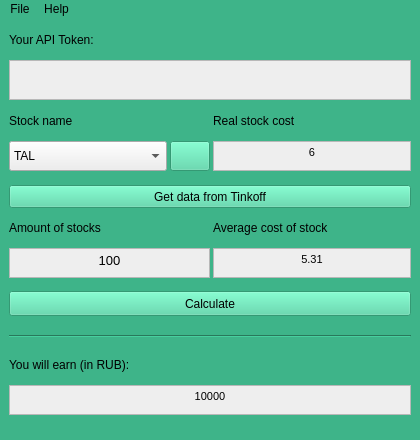
<?xml version="1.0" encoding="UTF-8"?>
<ui version="4.0">
 <class>InvestApp</class>
 <widget class="QMainWindow" name="InvestApp">
  <property name="geometry">
   <rect>
    <x>0</x>
    <y>0</y>
    <width>420</width>
    <height>440</height>
   </rect>
  </property>
  <property name="minimumSize">
   <size>
    <width>420</width>
    <height>440</height>
   </size>
  </property>
  <property name="baseSize">
   <size>
    <width>400</width>
    <height>400</height>
   </size>
  </property>
  <property name="windowTitle">
   <string>InvestApp</string>
  </property>
  <property name="accessibleDescription">
   <string/>
  </property>
  <property name="autoFillBackground">
   <bool>false</bool>
  </property>
  <property name="styleSheet">
   <string notr="true">alternate-background-color: rgb(255, 255, 255);
background-color: rgb(62, 180, 137);
border-top-color: rgb(85, 255, 0);
gridline-color: rgb(0, 170, 255);
border-color: rgb(0, 0, 0);
border-top-color: rgb(182, 182, 182);
color: rgb(0, 0, 0);</string>
  </property>
  <widget class="QWidget" name="centralwidget">
   <property name="sizePolicy">
    <sizepolicy hsizetype="Minimum" vsizetype="Minimum">
     <horstretch>0</horstretch>
     <verstretch>0</verstretch>
    </sizepolicy>
   </property>
   <property name="minimumSize">
    <size>
     <width>420</width>
     <height>420</height>
    </size>
   </property>
   <property name="styleSheet">
    <string notr="true"/>
   </property>
   <layout class="QGridLayout" name="gridLayout">
    <property name="topMargin">
     <number>0</number>
    </property>
    <property name="bottomMargin">
     <number>0</number>
    </property>
    <property name="horizontalSpacing">
     <number>3</number>
    </property>
    <property name="verticalSpacing">
     <number>0</number>
    </property>
    <item row="0" column="0" colspan="3">
     <widget class="QLabel" name="yourApiTokenLabel">
      <property name="minimumSize">
       <size>
        <width>400</width>
        <height>15</height>
       </size>
      </property>
      <property name="maximumSize">
       <size>
        <width>16777215</width>
        <height>15</height>
       </size>
      </property>
      <property name="text">
       <string>Your API Token:</string>
      </property>
     </widget>
    </item>
    <item row="1" column="0" colspan="3">
     <widget class="QTextEdit" name="apiTokenEditField">
      <property name="minimumSize">
       <size>
        <width>400</width>
        <height>40</height>
       </size>
      </property>
      <property name="maximumSize">
       <size>
        <width>16777215</width>
        <height>40</height>
       </size>
      </property>
      <property name="baseSize">
       <size>
        <width>0</width>
        <height>40</height>
       </size>
      </property>
      <property name="styleSheet">
       <string notr="true">background-color: rgb(238, 238, 238);
color: rgb(0, 0, 0);</string>
      </property>
      <property name="html">
       <string>&lt;!DOCTYPE HTML PUBLIC &quot;-//W3C//DTD HTML 4.0//EN&quot; &quot;http://www.w3.org/TR/REC-html40/strict.dtd&quot;&gt;
&lt;html&gt;&lt;head&gt;&lt;meta name=&quot;qrichtext&quot; content=&quot;1&quot; /&gt;&lt;style type=&quot;text/css&quot;&gt;
p, li { white-space: pre-wrap; }
&lt;/style&gt;&lt;/head&gt;&lt;body style=&quot; font-family:'MS Shell Dlg 2'; font-size:8.25pt; font-weight:400; font-style:normal;&quot;&gt;
&lt;p style=&quot;-qt-paragraph-type:empty; margin-top:0px; margin-bottom:0px; margin-left:0px; margin-right:0px; -qt-block-indent:0; text-indent:0px;&quot;&gt;&lt;br /&gt;&lt;/p&gt;&lt;/body&gt;&lt;/html&gt;</string>
      </property>
     </widget>
    </item>
    <item row="2" column="0" colspan="2">
     <widget class="QLabel" name="stockNameLabel">
      <property name="minimumSize">
       <size>
        <width>198</width>
        <height>15</height>
       </size>
      </property>
      <property name="maximumSize">
       <size>
        <width>16777215</width>
        <height>15</height>
       </size>
      </property>
      <property name="text">
       <string>Stock name</string>
      </property>
     </widget>
    </item>
    <item row="2" column="2">
     <widget class="QLabel" name="realStockCostLabel">
      <property name="minimumSize">
       <size>
        <width>198</width>
        <height>15</height>
       </size>
      </property>
      <property name="maximumSize">
       <size>
        <width>16777215</width>
        <height>15</height>
       </size>
      </property>
      <property name="text">
       <string>Real stock cost</string>
      </property>
     </widget>
    </item>
    <item row="3" column="0">
     <widget class="QComboBox" name="stockNameTextEdit">
      <property name="minimumSize">
       <size>
        <width>158</width>
        <height>30</height>
       </size>
      </property>
      <property name="styleSheet">
       <string notr="true">background-color: rgb(238, 238, 238);
color: rgb(0, 0, 0);</string>
      </property>
      <item>
       <property name="text">
        <string>TAL</string>
       </property>
      </item>
      <item>
       <property name="text">
        <string>VEON</string>
       </property>
      </item>
      <item>
       <property name="text">
        <string>AAPL</string>
       </property>
      </item>
      <item>
       <property name="text">
        <string>GCP</string>
       </property>
      </item>
      <item>
       <property name="text">
        <string>TTP</string>
       </property>
      </item>
     </widget>
    </item>
    <item row="3" column="1">
     <widget class="QPushButton" name="uploadStocksNamespushButton">
      <property name="minimumSize">
       <size>
        <width>40</width>
        <height>30</height>
       </size>
      </property>
      <property name="styleSheet">
       <string notr="true">background-color: rgb(74, 214, 163);</string>
      </property>
      <property name="text">
       <string/>
      </property>
      <property name="icon">
       <iconset>
        <normaloff>download.png</normaloff>download.png</iconset>
      </property>
     </widget>
    </item>
    <item row="3" column="2">
     <widget class="QTextEdit" name="stockRealCostTextEdit">
      <property name="minimumSize">
       <size>
        <width>190</width>
        <height>30</height>
       </size>
      </property>
      <property name="maximumSize">
       <size>
        <width>16777215</width>
        <height>30</height>
       </size>
      </property>
      <property name="styleSheet">
       <string notr="true">background-color: rgb(238, 238, 238);
color: rgb(0, 0, 0);</string>
      </property>
      <property name="html">
       <string>&lt;!DOCTYPE HTML PUBLIC &quot;-//W3C//DTD HTML 4.0//EN&quot; &quot;http://www.w3.org/TR/REC-html40/strict.dtd&quot;&gt;
&lt;html&gt;&lt;head&gt;&lt;meta name=&quot;qrichtext&quot; content=&quot;1&quot; /&gt;&lt;style type=&quot;text/css&quot;&gt;
p, li { white-space: pre-wrap; }
&lt;/style&gt;&lt;/head&gt;&lt;body style=&quot; font-family:'MS Shell Dlg 2'; font-size:8.25pt; font-weight:400; font-style:normal;&quot;&gt;
&lt;p align=&quot;center&quot; style=&quot; margin-top:0px; margin-bottom:0px; margin-left:0px; margin-right:0px; -qt-block-indent:0; text-indent:0px;&quot;&gt;6&lt;/p&gt;&lt;/body&gt;&lt;/html&gt;</string>
      </property>
     </widget>
    </item>
    <item row="4" column="0" colspan="3">
     <widget class="QPushButton" name="getCostFromYFPushButton">
      <property name="minimumSize">
       <size>
        <width>198</width>
        <height>23</height>
       </size>
      </property>
      <property name="maximumSize">
       <size>
        <width>16777215</width>
        <height>20</height>
       </size>
      </property>
      <property name="styleSheet">
       <string notr="true">background-color: rgb(74, 214, 163);</string>
      </property>
      <property name="text">
       <string>Get data from Tinkoff</string>
      </property>
     </widget>
    </item>
    <item row="5" column="0" colspan="2">
     <widget class="QLabel" name="amountOfStocksLabel">
      <property name="minimumSize">
       <size>
        <width>198</width>
        <height>15</height>
       </size>
      </property>
      <property name="maximumSize">
       <size>
        <width>16777215</width>
        <height>15</height>
       </size>
      </property>
      <property name="text">
       <string>Amount of stocks</string>
      </property>
     </widget>
    </item>
    <item row="5" column="2">
     <widget class="QLabel" name="averageCostOfStockLabel">
      <property name="minimumSize">
       <size>
        <width>198</width>
        <height>15</height>
       </size>
      </property>
      <property name="maximumSize">
       <size>
        <width>16777215</width>
        <height>15</height>
       </size>
      </property>
      <property name="text">
       <string>Average cost of stock</string>
      </property>
     </widget>
    </item>
    <item row="6" column="0" colspan="2">
     <widget class="QTextEdit" name="stockAmountTextEdit">
      <property name="minimumSize">
       <size>
        <width>195</width>
        <height>30</height>
       </size>
      </property>
      <property name="maximumSize">
       <size>
        <width>16777215</width>
        <height>30</height>
       </size>
      </property>
      <property name="styleSheet">
       <string notr="true">background-color: rgb(238, 238, 238);
color: rgb(0, 0, 0);</string>
      </property>
      <property name="html">
       <string>&lt;!DOCTYPE HTML PUBLIC &quot;-//W3C//DTD HTML 4.0//EN&quot; &quot;http://www.w3.org/TR/REC-html40/strict.dtd&quot;&gt;
&lt;html&gt;&lt;head&gt;&lt;meta name=&quot;qrichtext&quot; content=&quot;1&quot; /&gt;&lt;style type=&quot;text/css&quot;&gt;
p, li { white-space: pre-wrap; }
&lt;/style&gt;&lt;/head&gt;&lt;body style=&quot; font-family:'MS Shell Dlg 2'; font-size:8.25pt; font-weight:400; font-style:normal;&quot;&gt;
&lt;p align=&quot;center&quot; style=&quot; margin-top:0px; margin-bottom:0px; margin-left:0px; margin-right:0px; -qt-block-indent:0; text-indent:0px;&quot;&gt;&lt;span style=&quot; font-size:10pt;&quot;&gt;100&lt;/span&gt;&lt;/p&gt;&lt;/body&gt;&lt;/html&gt;</string>
      </property>
     </widget>
    </item>
    <item row="6" column="2">
     <widget class="QTextEdit" name="stockAverageTextEdit">
      <property name="minimumSize">
       <size>
        <width>195</width>
        <height>30</height>
       </size>
      </property>
      <property name="maximumSize">
       <size>
        <width>16777215</width>
        <height>30</height>
       </size>
      </property>
      <property name="styleSheet">
       <string notr="true">background-color: rgb(238, 238, 238);
color: rgb(0, 0, 0);</string>
      </property>
      <property name="html">
       <string>&lt;!DOCTYPE HTML PUBLIC &quot;-//W3C//DTD HTML 4.0//EN&quot; &quot;http://www.w3.org/TR/REC-html40/strict.dtd&quot;&gt;
&lt;html&gt;&lt;head&gt;&lt;meta name=&quot;qrichtext&quot; content=&quot;1&quot; /&gt;&lt;style type=&quot;text/css&quot;&gt;
p, li { white-space: pre-wrap; }
&lt;/style&gt;&lt;/head&gt;&lt;body style=&quot; font-family:'MS Shell Dlg 2'; font-size:8.25pt; font-weight:400; font-style:normal;&quot;&gt;
&lt;p align=&quot;center&quot; style=&quot; margin-top:0px; margin-bottom:0px; margin-left:0px; margin-right:0px; -qt-block-indent:0; text-indent:0px;&quot;&gt;5.31&lt;/p&gt;&lt;/body&gt;&lt;/html&gt;</string>
      </property>
     </widget>
    </item>
    <item row="7" column="0" colspan="3">
     <widget class="QPushButton" name="calculateEarningPushButton">
      <property name="minimumSize">
       <size>
        <width>400</width>
        <height>25</height>
       </size>
      </property>
      <property name="maximumSize">
       <size>
        <width>16777215</width>
        <height>25</height>
       </size>
      </property>
      <property name="styleSheet">
       <string notr="true">background-color: rgb(74, 214, 163);</string>
      </property>
      <property name="text">
       <string>Calculate</string>
      </property>
      <property name="autoDefault">
       <bool>false</bool>
      </property>
      <property name="default">
       <bool>false</bool>
      </property>
      <property name="flat">
       <bool>false</bool>
      </property>
     </widget>
    </item>
    <item row="8" column="0" colspan="3">
     <widget class="Line" name="line">
      <property name="minimumSize">
       <size>
        <width>400</width>
        <height>15</height>
       </size>
      </property>
      <property name="maximumSize">
       <size>
        <width>16777215</width>
        <height>15</height>
       </size>
      </property>
      <property name="orientation">
       <enum>Qt::Horizontal</enum>
      </property>
     </widget>
    </item>
    <item row="9" column="0" colspan="3">
     <widget class="QLabel" name="youWillEarnLabel">
      <property name="minimumSize">
       <size>
        <width>400</width>
        <height>15</height>
       </size>
      </property>
      <property name="maximumSize">
       <size>
        <width>16777215</width>
        <height>15</height>
       </size>
      </property>
      <property name="text">
       <string>You will earn (in RUB):</string>
      </property>
     </widget>
    </item>
    <item row="10" column="0" colspan="3">
     <widget class="QTextEdit" name="earningTextEdit">
      <property name="minimumSize">
       <size>
        <width>400</width>
        <height>30</height>
       </size>
      </property>
      <property name="maximumSize">
       <size>
        <width>16777215</width>
        <height>30</height>
       </size>
      </property>
      <property name="styleSheet">
       <string notr="true">background-color: rgb(238, 238, 238);
color: rgb(0, 0, 0);</string>
      </property>
      <property name="html">
       <string>&lt;!DOCTYPE HTML PUBLIC &quot;-//W3C//DTD HTML 4.0//EN&quot; &quot;http://www.w3.org/TR/REC-html40/strict.dtd&quot;&gt;
&lt;html&gt;&lt;head&gt;&lt;meta name=&quot;qrichtext&quot; content=&quot;1&quot; /&gt;&lt;style type=&quot;text/css&quot;&gt;
p, li { white-space: pre-wrap; }
&lt;/style&gt;&lt;/head&gt;&lt;body style=&quot; font-family:'MS Shell Dlg 2'; font-size:8.25pt; font-weight:400; font-style:normal;&quot;&gt;
&lt;p align=&quot;center&quot; style=&quot; margin-top:0px; margin-bottom:0px; margin-left:0px; margin-right:0px; -qt-block-indent:0; text-indent:0px;&quot;&gt;10000&lt;/p&gt;&lt;/body&gt;&lt;/html&gt;</string>
      </property>
     </widget>
    </item>
   </layout>
  </widget>
  <widget class="QMenuBar" name="menubar">
   <property name="geometry">
    <rect>
     <x>0</x>
     <y>0</y>
     <width>420</width>
     <height>21</height>
    </rect>
   </property>
   <property name="styleSheet">
    <string notr="true">border-color: rgb(0, 0, 0);
gridline-color: rgb(0, 0, 0);</string>
   </property>
   <widget class="QMenu" name="menuHelp">
    <property name="styleSheet">
     <string notr="true">selection-background-color: rgb(240, 240, 240);</string>
    </property>
    <property name="title">
     <string>Help</string>
    </property>
    <addaction name="actionInfo"/>
   </widget>
   <widget class="QMenu" name="menuFile">
    <property name="styleSheet">
     <string notr="true">selection-background-color: rgb(240, 240, 240);</string>
    </property>
    <property name="title">
     <string>File</string>
    </property>
    <widget class="QMenu" name="menuTinkoff_API_Token">
     <property name="title">
      <string>Tinkoff API Token</string>
     </property>
     <addaction name="actionLoad"/>
     <addaction name="actionSave"/>
    </widget>
    <addaction name="actionGenerate_Key"/>
    <addaction name="menuTinkoff_API_Token"/>
    <addaction name="separator"/>
   </widget>
   <addaction name="menuFile"/>
   <addaction name="menuHelp"/>
  </widget>
  <widget class="QStatusBar" name="statusbar"/>
  <action name="actionInfo">
   <property name="text">
    <string>Info</string>
   </property>
  </action>
  <action name="actionExport_Token">
   <property name="text">
    <string>Export API Token</string>
   </property>
  </action>
  <action name="actionGenerate_Key">
   <property name="text">
    <string>Generate Encryption Key</string>
   </property>
  </action>
  <action name="actionImport">
   <property name="text">
    <string>Import</string>
   </property>
  </action>
  <action name="actionImport_2">
   <property name="text">
    <string>Import</string>
   </property>
  </action>
  <action name="actionExport">
   <property name="text">
    <string>Export</string>
   </property>
  </action>
  <action name="actionImport_3">
   <property name="text">
    <string>Import</string>
   </property>
  </action>
  <action name="actionExport_2">
   <property name="text">
    <string>Export</string>
   </property>
  </action>
  <action name="actionImport_4">
   <property name="text">
    <string>Save</string>
   </property>
  </action>
  <action name="actionLoad">
   <property name="text">
    <string>Import</string>
   </property>
  </action>
  <action name="actionSave">
   <property name="text">
    <string>Export</string>
   </property>
  </action>
 </widget>
 <resources/>
 <connections/>
</ui>
